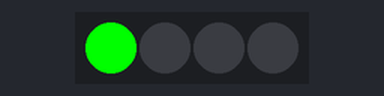
A sketch run on a simulated Arduino Mega 2560, built with avr-gcc and run on an emulated ATmega2560. On the bench: 4 RGB LEDs in strip order, left to right.

Above: at 0.5 s.
At 2.5 s:
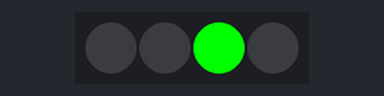
At 3.5 s:
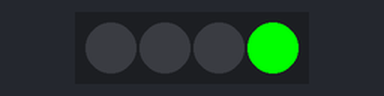
At 6.0 s:
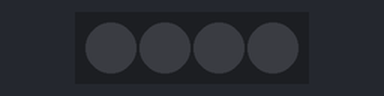
At 9.5 s:
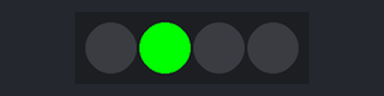
Timing chart, 0 to 10.4 s (numbered marks = the images above):
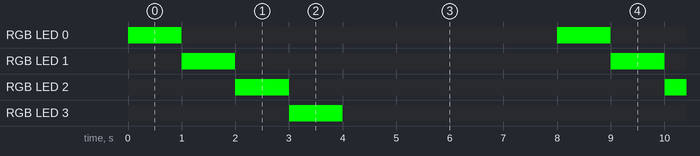

The sketch:

neopixel_test.ino
```cpp
#include <Adafruit_NeoPixel.h>

#define LED_PIN 44
#define NUM_PIXELS 4

Adafruit_NeoPixel strip(NUM_PIXELS, LED_PIN, NEO_GRB + NEO_KHZ800);

void setup() {
  strip.begin();
  strip.clear();
  strip.show();
}

void loop() {

  for (int i=0; i< NUM_PIXELS;i++) {
  strip.clear();
  strip.setPixelColor(i, 0, 255, 0);
  strip.show();
  delay(1000);
  }
    for (int i=0; i< NUM_PIXELS;i++) {
  strip.clear();
  strip.setPixelColor(i, 0, 0, 0);
  strip.show();
  delay(1000);
  }
}
```

Measured:
- by itself, RGB LED 0–3: alternates RGB(0, 255, 0) for 1.0 s and off for 7.0 s
- by itself, everything shown: repeats every 8.0 s, in 5 steps
